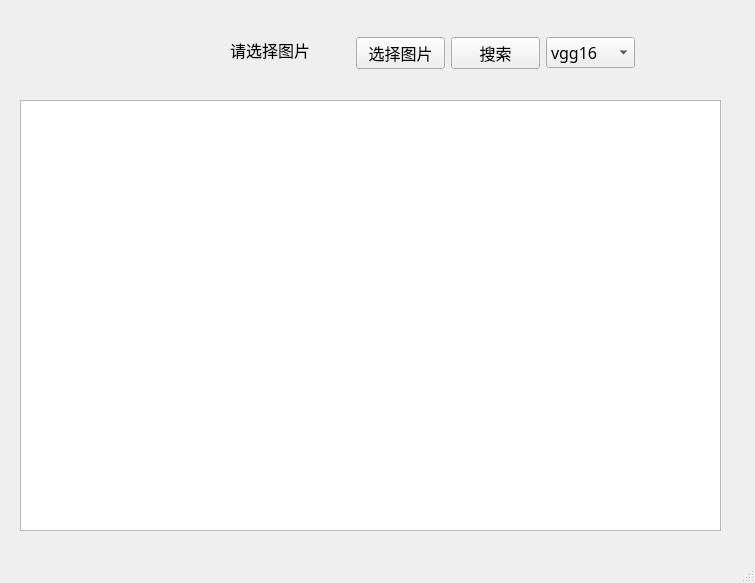
<?xml version="1.0" encoding="UTF-8"?>
<ui version="4.0">
 <class>MainWindow</class>
 <widget class="QMainWindow" name="MainWindow">
  <property name="geometry">
   <rect>
    <x>0</x>
    <y>0</y>
    <width>755</width>
    <height>583</height>
   </rect>
  </property>
  <property name="windowTitle">
   <string>phs</string>
  </property>
  <widget class="QWidget" name="centralwidget">
   <widget class="QLabel" name="label">
    <property name="geometry">
     <rect>
      <x>230</x>
      <y>0</y>
      <width>100</width>
      <height>100</height>
     </rect>
    </property>
    <property name="font">
     <font>
      <family>Adobe Devanagari</family>
      <pointsize>12</pointsize>
     </font>
    </property>
    <property name="text">
     <string>请选择图片</string>
    </property>
   </widget>
   <widget class="QTableWidget" name="tableWidget">
    <property name="geometry">
     <rect>
      <x>20</x>
      <y>100</y>
      <width>701</width>
      <height>431</height>
     </rect>
    </property>
   </widget>
   <widget class="QWidget" name="layoutWidget">
    <property name="geometry">
     <rect>
      <x>40</x>
      <y>110</y>
      <width>661</width>
      <height>401</height>
     </rect>
    </property>
    <layout class="QGridLayout" name="gridLayout_2">
     <item row="0" column="1">
      <widget class="QLabel" name="label_2">
       <property name="text">
        <string/>
       </property>
      </widget>
     </item>
     <item row="1" column="0">
      <widget class="QLabel" name="label_3">
       <property name="text">
        <string/>
       </property>
      </widget>
     </item>
     <item row="1" column="1">
      <widget class="QLabel" name="label_4">
       <property name="text">
        <string/>
       </property>
      </widget>
     </item>
     <item row="0" column="0">
      <widget class="QLabel" name="label_1">
       <property name="text">
        <string/>
       </property>
      </widget>
     </item>
    </layout>
   </widget>
   <widget class="QWidget" name="layoutWidget">
    <property name="geometry">
     <rect>
      <x>356</x>
      <y>36</y>
      <width>279</width>
      <height>34</height>
     </rect>
    </property>
    <property name="font">
     <font>
      <family>Adobe Devanagari</family>
      <pointsize>12</pointsize>
     </font>
    </property>
    <layout class="QGridLayout" name="gridLayout">
     <item row="0" column="0">
      <widget class="QPushButton" name="pushButton_choose">
       <property name="font">
        <font>
         <family>Adobe Devanagari</family>
         <pointsize>12</pointsize>
        </font>
       </property>
       <property name="text">
        <string>选择图片</string>
       </property>
      </widget>
     </item>
     <item row="0" column="1">
      <widget class="QPushButton" name="pushButton_search">
       <property name="font">
        <font>
         <family>Adobe Devanagari</family>
         <pointsize>12</pointsize>
        </font>
       </property>
       <property name="text">
        <string>搜索</string>
       </property>
      </widget>
     </item>
     <item row="0" column="2">
      <widget class="QComboBox" name="comboBox">
       <property name="font">
        <font>
         <family>Adobe Devanagari</family>
         <pointsize>12</pointsize>
        </font>
       </property>
       <property name="layoutDirection">
        <enum>Qt::LeftToRight</enum>
       </property>
       <property name="editable">
        <bool>false</bool>
       </property>
       <item>
        <property name="text">
         <string>vgg16</string>
        </property>
       </item>
       <item>
        <property name="text">
         <string>lbp</string>
        </property>
       </item>
       <item>
        <property name="text">
         <string>color</string>
        </property>
       </item>
       <item>
        <property name="text">
         <string>glcm</string>
        </property>
       </item>
       <item>
        <property name="text">
         <string>vit</string>
        </property>
       </item>
      </widget>
     </item>
    </layout>
   </widget>
  </widget>
  <widget class="QMenuBar" name="menubar">
   <property name="geometry">
    <rect>
     <x>0</x>
     <y>0</y>
     <width>755</width>
     <height>22</height>
    </rect>
   </property>
  </widget>
  <widget class="QStatusBar" name="statusbar"/>
  <action name="action1">
   <property name="text">
    <string>open</string>
   </property>
  </action>
  <action name="action2">
   <property name="text">
    <string>2</string>
   </property>
  </action>
 </widget>
 <resources/>
 <connections/>
</ui>
